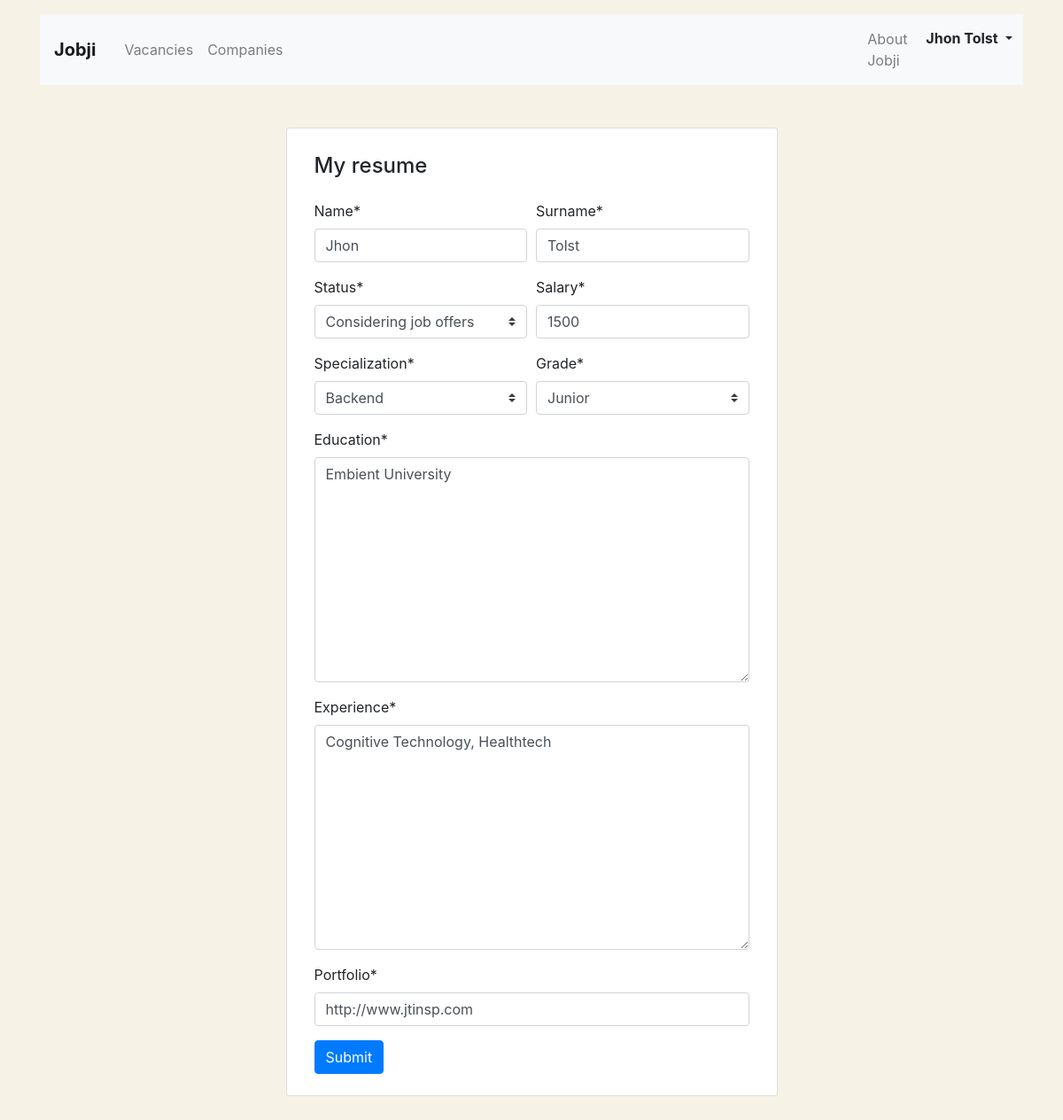
The app's page /myresume/ (signed in) with its own data.
### app_vacancy/models.py (models this page shows, shortened)
class Resume(models.Model):
    user = models.OneToOneField(get_user_model(), null=True, on_delete=models.CASCADE, related_name='resumes')
    name = models.CharField(max_length=20)
    surname = models.CharField(max_length=20)
    status = models.CharField(max_length=50)
    salary = models.PositiveIntegerField()
    specialty = models.ForeignKey(Specialty, on_delete=models.CASCADE, related_name='resumes')
    grade = models.CharField(max_length=50)
    education = models.TextField()
    experience = models.TextField()
    portfolio = models.URLField()

### app_vacancy/views/myresume.py (the view, shortened to what this page needs)
# urls.py: path('', ResumeEditView.as_view(), name='ResumeEditView'),
class ResumeEditView(LoginRequiredMixin, View):
    def get(self, request):
        try:
            my_resume = request.user.resumes
        except ObjectDoesNotExist:
            return redirect('ResumeStartView')
        form = MyResumeForm(instance=my_resume)
        return render(request, 'myresume/myresume-edit.html', {'form': form})

### app_vacancy/models.py (called while the page is built)
    def __str__(self):
        return self.title

### templates/myresume/myresume-edit.html (shortened to what this page needs)
{% extends 'myresume/base_myresume.html' %}
{% load crispy_forms_tags %}
{% block content %}
  <main class="container mt-3 pb-5">
    <section class="col-12 col-lg-6 offset-lg-3 mt-5 card">
      <div class="card-body px-3 pb-4">
        <h1 class="h4 pt-2 pb-3">My resume</h1>
        {% crispy form %}
      </div>
    </section>
  </main>
{% endblock %}

### templates/myresume/base_myresume.html (shortened to what this page needs)
<!DOCTYPE html>
<html lang="ru">
<head>
  <link rel="stylesheet" href="https://stackpath.bootstrapcdn.com/bootstrap/4.3.1/css/bootstrap.min.css">
</head>
<body>
  <header class="container mt-3">
    <nav class="navbar navbar-expand-lg navbar-light bg-light">
      <a class="navbar-brand mr-4 font-weight-bold" href="{% url 'MainView' %}">Jobji</a>
      <div class="collapse navbar-collapse justify-content-between" id="navbarNav">
        <ul class="navbar-nav col-10">
          <li class="nav-item">
            <a class="nav-link" href="{% url 'AllVacanciesView' %}">Vacancies</a>
          </li>
          <li class="nav-item">
            <a class="nav-link" href="{% url 'AllCompaniesView' %}">Companies</a>
          </li>
        </ul>
        <ul class="navbar-nav justify-content-end">
          <li class="nav-item">
            <a class="nav-link" href="{% url 'AboutView' %}">About Jobji</a>
          </li>
          <li class="nav-item active">
            <div class="btn-group">
              <button type="button" class="btn dropdown-toggle font-weight-bold" data-toggle="dropdown" aria-haspopup="true" aria-expanded="false">
                {{ request.user.first_name }} {{ request.user.last_name }}
              </button>
            </div>
          </li>
        </ul>
      </div>
    </nav>
  </header>
{% block content %}
{% endblock %}
</body>
</html>

### templates/myresume/base_myresume.html (style rules this page uses)
body { background-color: #F6F2E6; }

### records on screen
Resume: name "Jhon", surname "Tolst", status "Considering job offers", salary "1500", specialty "Backend", grade "Junior", education "Embient University", experience "Cognitive Technology, Healthtech", portfolio "http://www.jtinsp.com"

### other values on screen
{{ request.user.first_name }} "Jhon"
{{ request.user.last_name }} "Tolst"
